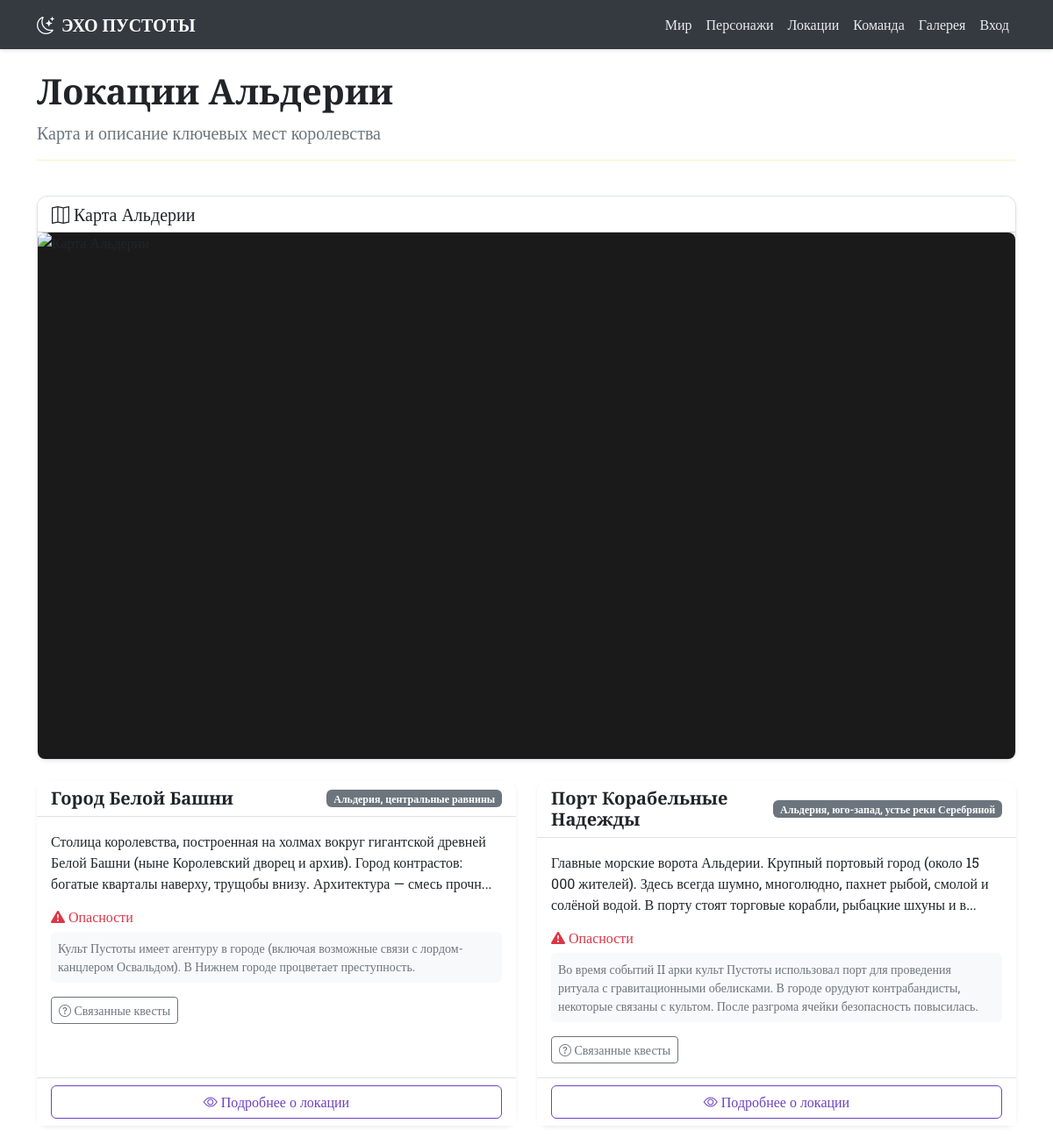
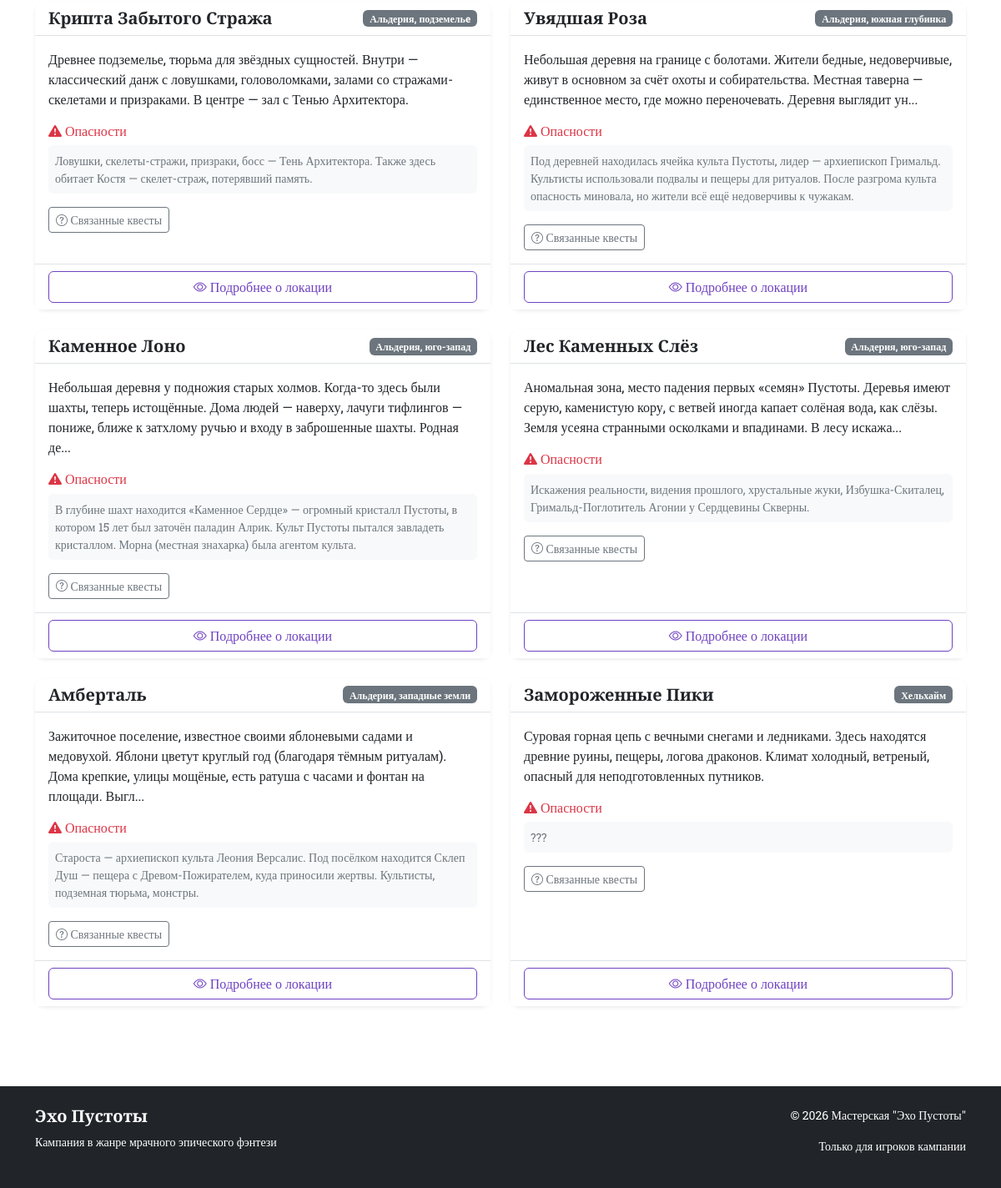
/locations, run on the app's committed database (2 pictures, top to bottom).
### app.py (models this page shows)
class Location(db.Model):
    __tablename__ = 'locations'
    id = db.Column(db.Integer, primary_key=True)
    name = db.Column(db.String(100), nullable=False)
    region = db.Column(db.String(100))
    description = db.Column(db.Text)
    dangers = db.Column(db.Text)
    quests = db.Column(db.Text)
    npc_ids = db.Column(db.String(200))
    map_x = db.Column(db.Integer, default=50)
    map_y = db.Column(db.Integer, default=50)

### app.py (the view)
@app.route('/locations')
def locations():
    locations = Location.query.all()
    return render_template('locations.html', locations=locations)

### templates/locations.html (shortened to what this page needs)
{% extends "base.html" %}
{% block content %}
<div class="row mb-4">
    <div class="col-12">
        <h1 class="cinzel text-dark">Локации Альдерии</h1>
        <p class="lead text-secondary">Карта и описание ключевых мест королевства</p>
        <hr class="border-warning">
    </div>
</div>
<div class="card shadow-sm mb-4">
    <div class="card-header bg-white">
        <h5 class="mb-0 text-dark"><i class="bi bi-map"></i> Карта Альдерии</h5>
    </div>
    <div class="card-body p-0">
        <div id="mapContainer" class="position-relative" style="height: 600px; background: #1a1a1a; border-radius: 8px; overflow: auto;">
            <div id="mapImageContainer" style="position: relative; width: 1750px; height: 1536px; margin: 0 auto;">
                <img src="{{ url_for('static', filename='images/map.jpg') }}"
                     style="width: 100%; height: 100%; object-fit: contain; display: block;"
                     alt="Карта Альдерии">
            </div>
        </div>
    </div>
</div>
<div class="row" id="locationsList">
    {% for loc in locations %}
    <div class="col-md-6 mb-4">
        <div class="card h-100 shadow-sm border-0">
            <div class="card-header bg-white border-bottom">
                <div class="d-flex justify-content-between align-items-center">
                    <h5 class="mb-0 cinzel text-dark">{{ loc.name }}</h5>
                    <span class="badge bg-secondary">{{ loc.region }}</span>
                </div>
            </div>
            <div class="card-body bg-white">
                <p class="text-dark">
                    {% if loc.description %}
                        {{ loc.description[:200] }}{% if loc.description|length > 200 %}...{% endif %}
                    {% else %}
                        Описание пока не добавлено
                    {% endif %}
                </p>
                <div class="mt-3">
                    <h6 class="text-danger mb-2"><i class="bi bi-exclamation-triangle-fill"></i> Опасности</h6>
                    <p class="small text-secondary bg-light p-2 rounded">
                        {% if loc.dangers %}
                            {{ loc.dangers }}
                        {% else %}
                            Информация уточняется
                        {% endif %}
                    </p>
                </div>
                {% if loc.quests %}
                <div class="mt-3">
                    <button class="btn btn-outline-secondary btn-sm" type="button"
                            data-bs-toggle="collapse"
                            data-bs-target="#questsCollapse{{ loc.id }}">
                        <i class="bi bi-question-circle"></i> Связанные квесты
                    </button>
                </div>
                {% endif %}
            </div>
            <div class="card-footer bg-white border-top">
                <button class="btn btn-outline-primary w-100 view-location-btn" data-location-id="{{ loc.id }}">
                    <i class="bi bi-eye"></i> Подробнее о локации
                </button>
            </div>
        </div>
    </div>
    {% endfor %}
</div>
{% endblock %}

### static/css/style.css (style rules this page uses)
:root { --primary-light: #ffffff; --secondary-light: #f8f9fa; --accent-red: #dc3545; --accent-purple: #6f42c1; --accent-gold: #ffc107; --accent-dark: #343a40; --text-dark: #212529; --text-light: #6c757d; }
body { background-color: var(--primary-light); color: var(--text-dark); font-family: 'Roboto Slab', serif; min-height: 100vh; display: flex; flex-direction: column; }
.cinzel { font-family: 'Cinzel', serif; font-weight: 700; }
.card { transition: transform 0.3s, box-shadow 0.3s; border: 1px solid #dee2e6; background-color: white; }
.card { border-radius: 12px; }
.card-header { border-radius: 12px 12px 0 0 !important; }
.btn-outline-primary { color: #6f42c1; border-color: #6f42c1; }

### data on the page
Location: name "Город Белой Башни", region "Альдерия, центральные равнины", description "Столица королевства, построенная на холмах вокруг гигантской древней Белой Башни (ныне Королевский дворец и архив). Город контрастов: богатые кварталы наверху, трущобы внизу. Архитектура — смесь прочн", dangers "Культ Пустоты имеет агентуру в городе (включая возможные связи с лордом-канцлером Освальдом). В Нижнем городе процветает преступность."
Location: name "Порт Корабельные Надежды", region "Альдерия, юго-запад, устье реки Серебряной", description "Главные морские ворота Альдерии. Крупный портовый город (около 15 000 жителей). Здесь всегда шумно, многолюдно, пахнет рыбой, смолой и солёной водой. В порту стоят торговые корабли, рыбацкие шхуны и в", dangers "Во время событий II арки культ Пустоты использовал порт для проведения ритуала с гравитационными обелисками. В городе орудуют контрабандисты, некоторые связаны с культом. После разгрома ячейки безопасность повысилась."
Location: name "Крипта Забытого Стража", region "Альдерия, подземельe", description "Древнее подземелье, тюрьма для звёздных сущностей. Внутри — классический данж с ловушками, головоломками, залами со стражами-скелетами и призраками. В центре — зал с Тенью Архитектора.", dangers "Ловушки, скелеты-стражи, призраки, босс — Тень Архитектора. Также здесь обитает Костя — скелет-страж, потерявший память."
Location: name "Увядшая Роза", region "Альдерия, южная глубинка", description "Небольшая деревня на границе с болотами. Жители бедные, недоверчивые, живут в основном за счёт охоты и собирательства. Местная таверна — единственное место, где можно переночевать. Деревня выглядит ун", dangers "Под деревней находилась ячейка культа Пустоты, лидер — архиепископ Гримальд. Культисты использовали подвалы и пещеры для ритуалов. После разгрома культа опасность миновала, но жители всё ещё недоверчивы к чужакам."
Location: name "Каменное Лоно", region "Альдерия, юго-запад", description "Небольшая деревня у подножия старых холмов. Когда-то здесь были шахты, теперь истощённые. Дома людей — наверху, лачуги тифлингов — пониже, ближе к затхлому ручью и входу в заброшенные шахты. Родная де", dangers "В глубине шахт находится «Каменное Сердце» — огромный кристалл Пустоты, в котором 15 лет был заточён паладин Алрик. Культ Пустоты пытался завладеть кристаллом. Морна (местная знахарка) была агентом культа."
Location: name "Лес Каменных Слёз", region "Альдерия, юго-запад", description "Аномальная зона, место падения первых «семян» Пустоты. Деревья имеют серую, каменистую кору, с ветвей иногда капает солёная вода, как слёзы. Земля усеяна странными осколками и впадинами. В лесу искажа", dangers "Искажения реальности, видения прошлого, хрустальные жуки, Избушка-Скиталец, Гримальд-Поглотитель Агонии у Сердцевины Скверны."
Location: name "Амберталь", region "Альдерия, западные земли", description "Зажиточное поселение, известное своими яблоневыми садами и медовухой. Яблони цветут круглый год (благодаря тёмным ритуалам). Дома крепкие, улицы мощёные, есть ратуша с часами и фонтан на площади. Выгл", dangers "Староста — архиепископ культа Леония Версалис. Под посёлком находится Склеп Душ — пещера с Древом-Пожирателем, куда приносили жертвы. Культисты, подземная тюрьма, монстры."
Location: name "Замороженные Пики", region "Хельхайм", description "Суровая горная цепь с вечными снегами и ледниками. Здесь находятся древние руины, пещеры, логова драконов. Климат холодный, ветреный, опасный для неподготовленных путников.", dangers "???"
